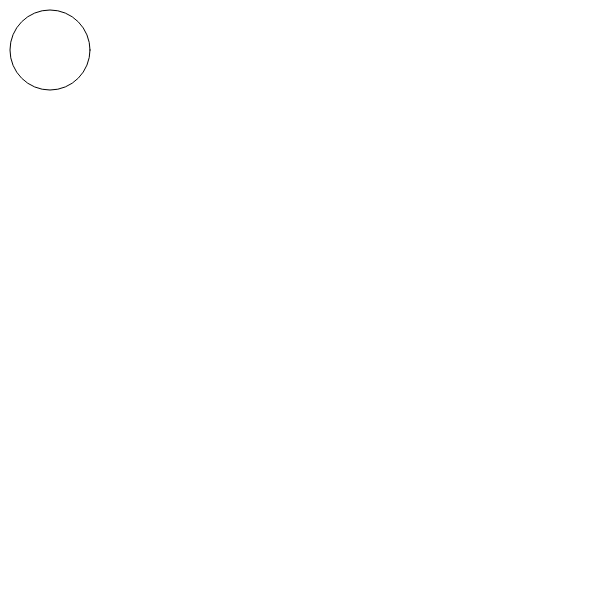
Frame 1 (no input)
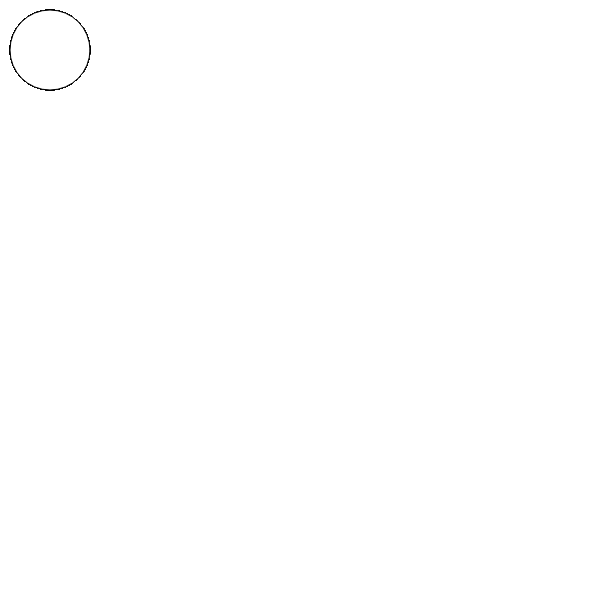
Frame 60 (no input)
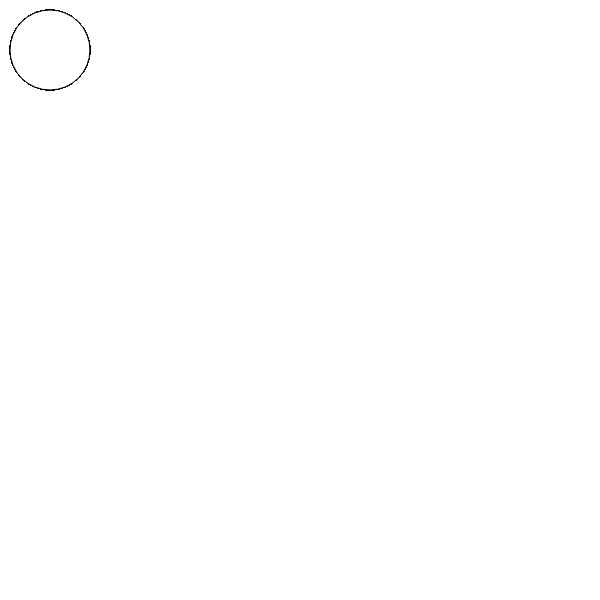
Frame 120 (the mouse pressed at the canvas centre since frame 60)

The p5.js sketch that drew these frames (run headless with seeded random() and noise() and a simulated clock; from frame 60 on, the mouse is pressed at the canvas centre):

// p5.js sketch
// ── sketch.js
function setup() {
  // put setup code here
  createCanvas(600,600);
}

function draw() {
  // put drawing code here
  	ellipse(50,50,80,80);
}
